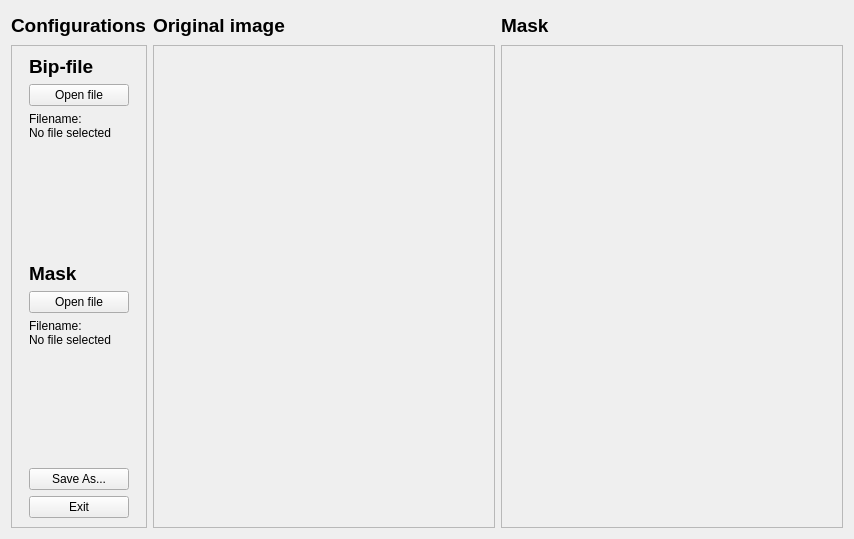
<?xml version="1.0" encoding="UTF-8"?>
<ui version="4.0">
 <class>TargetDetectionDialogBase</class>
 <widget class="QDialog" name="TargetDetectionDialogBase">
  <property name="enabled">
   <bool>true</bool>
  </property>
  <property name="geometry">
   <rect>
    <x>0</x>
    <y>0</y>
    <width>854</width>
    <height>539</height>
   </rect>
  </property>
  <property name="font">
   <font>
    <family>.AppleSystemUIFont</family>
   </font>
  </property>
  <property name="windowTitle">
   <string>Target Detection</string>
  </property>
  <layout class="QGridLayout" name="gridLayout">
   <item row="0" column="0">
    <widget class="QLabel" name="lblConfigurations">
     <property name="maximumSize">
      <size>
       <width>16777215</width>
       <height>98</height>
      </size>
     </property>
     <property name="font">
      <font>
       <family>Arial</family>
       <pointsize>14</pointsize>
       <bold>true</bold>
      </font>
     </property>
     <property name="text">
      <string>Configurations</string>
     </property>
    </widget>
   </item>
   <item row="0" column="1">
    <widget class="QLabel" name="lbl_original_image_2">
     <property name="maximumSize">
      <size>
       <width>16777215</width>
       <height>98</height>
      </size>
     </property>
     <property name="font">
      <font>
       <family>Arial</family>
       <pointsize>14</pointsize>
       <bold>true</bold>
      </font>
     </property>
     <property name="text">
      <string>Original image</string>
     </property>
    </widget>
   </item>
   <item row="0" column="2">
    <widget class="QLabel" name="lbl_result">
     <property name="maximumSize">
      <size>
       <width>16777215</width>
       <height>98</height>
      </size>
     </property>
     <property name="font">
      <font>
       <family>Arial</family>
       <pointsize>14</pointsize>
       <bold>true</bold>
      </font>
     </property>
     <property name="text">
      <string>Mask</string>
     </property>
    </widget>
   </item>
   <item row="1" column="0">
    <widget class="QFrame" name="frame">
     <property name="minimumSize">
      <size>
       <width>120</width>
       <height>483</height>
      </size>
     </property>
     <property name="maximumSize">
      <size>
       <width>200</width>
       <height>483</height>
      </size>
     </property>
     <property name="frameShape">
      <enum>QFrame::StyledPanel</enum>
     </property>
     <property name="frameShadow">
      <enum>QFrame::Raised</enum>
     </property>
     <layout class="QGridLayout" name="gridLayout_2">
      <item row="0" column="0">
       <widget class="QLabel" name="lblConfigurations_2">
        <property name="font">
         <font>
          <family>Arial</family>
          <pointsize>14</pointsize>
          <bold>true</bold>
         </font>
        </property>
        <property name="text">
         <string>Bip-file</string>
        </property>
       </widget>
      </item>
      <item row="1" column="0">
       <widget class="QPushButton" name="pb_open_img">
        <property name="minimumSize">
         <size>
          <width>100</width>
          <height>0</height>
         </size>
        </property>
        <property name="maximumSize">
         <size>
          <width>100</width>
          <height>16777215</height>
         </size>
        </property>
        <property name="text">
         <string>Open file</string>
        </property>
        <property name="autoDefault">
         <bool>false</bool>
        </property>
       </widget>
      </item>
      <item row="2" column="0">
       <widget class="QLabel" name="lbl_path_to_img">
        <property name="maximumSize">
         <size>
          <width>16777215</width>
          <height>16777215</height>
         </size>
        </property>
        <property name="text">
         <string>Filename:
No file selected</string>
        </property>
        <property name="scaledContents">
         <bool>false</bool>
        </property>
        <property name="wordWrap">
         <bool>true</bool>
        </property>
       </widget>
      </item>
      <item row="3" column="0">
       <spacer name="verticalSpacer_2">
        <property name="orientation">
         <enum>Qt::Vertical</enum>
        </property>
        <property name="sizeHint" stdset="0">
         <size>
          <width>20</width>
          <height>83</height>
         </size>
        </property>
       </spacer>
      </item>
      <item row="4" column="0">
       <widget class="QLabel" name="lblConfigurations_3">
        <property name="font">
         <font>
          <family>Arial</family>
          <pointsize>14</pointsize>
          <bold>true</bold>
         </font>
        </property>
        <property name="text">
         <string>Mask</string>
        </property>
       </widget>
      </item>
      <item row="5" column="0">
       <widget class="QPushButton" name="pb_open_mask">
        <property name="minimumSize">
         <size>
          <width>100</width>
          <height>0</height>
         </size>
        </property>
        <property name="maximumSize">
         <size>
          <width>100</width>
          <height>16777215</height>
         </size>
        </property>
        <property name="text">
         <string>Open file</string>
        </property>
        <property name="autoDefault">
         <bool>false</bool>
        </property>
       </widget>
      </item>
      <item row="6" column="0">
       <widget class="QLabel" name="lbl_path_to_mask">
        <property name="text">
         <string>Filename:
No file selected</string>
        </property>
        <property name="wordWrap">
         <bool>true</bool>
        </property>
       </widget>
      </item>
      <item row="7" column="0">
       <spacer name="verticalSpacer">
        <property name="orientation">
         <enum>Qt::Vertical</enum>
        </property>
        <property name="sizeHint" stdset="0">
         <size>
          <width>20</width>
          <height>82</height>
         </size>
        </property>
       </spacer>
      </item>
      <item row="8" column="0">
       <widget class="QPushButton" name="pb_save_as">
        <property name="minimumSize">
         <size>
          <width>100</width>
          <height>0</height>
         </size>
        </property>
        <property name="maximumSize">
         <size>
          <width>100</width>
          <height>16777215</height>
         </size>
        </property>
        <property name="text">
         <string>Save As...</string>
        </property>
        <property name="autoDefault">
         <bool>false</bool>
        </property>
       </widget>
      </item>
      <item row="9" column="0">
       <widget class="QPushButton" name="pb_exit">
        <property name="minimumSize">
         <size>
          <width>100</width>
          <height>0</height>
         </size>
        </property>
        <property name="maximumSize">
         <size>
          <width>100</width>
          <height>16777215</height>
         </size>
        </property>
        <property name="text">
         <string>Exit</string>
        </property>
        <property name="autoDefault">
         <bool>false</bool>
        </property>
       </widget>
      </item>
     </layout>
    </widget>
   </item>
   <item row="1" column="1">
    <widget class="QFrame" name="frame_2">
     <property name="sizePolicy">
      <sizepolicy hsizetype="Preferred" vsizetype="Preferred">
       <horstretch>0</horstretch>
       <verstretch>0</verstretch>
      </sizepolicy>
     </property>
     <property name="minimumSize">
      <size>
       <width>342</width>
       <height>483</height>
      </size>
     </property>
     <property name="maximumSize">
      <size>
       <width>342</width>
       <height>483</height>
      </size>
     </property>
     <property name="frameShape">
      <enum>QFrame::StyledPanel</enum>
     </property>
     <property name="frameShadow">
      <enum>QFrame::Raised</enum>
     </property>
     <widget class="QLabel" name="lblImage">
      <property name="geometry">
       <rect>
        <x>13</x>
        <y>13</y>
        <width>16</width>
        <height>16</height>
       </rect>
      </property>
      <property name="sizePolicy">
       <sizepolicy hsizetype="Preferred" vsizetype="Preferred">
        <horstretch>0</horstretch>
        <verstretch>0</verstretch>
       </sizepolicy>
      </property>
      <property name="maximumSize">
       <size>
        <width>10000</width>
        <height>10000</height>
       </size>
      </property>
      <property name="text">
       <string/>
      </property>
      <property name="scaledContents">
       <bool>true</bool>
      </property>
     </widget>
     <widget class="QLabel" name="lbl_original_image">
      <property name="geometry">
       <rect>
        <x>10</x>
        <y>10</y>
        <width>321</width>
        <height>461</height>
       </rect>
      </property>
      <property name="text">
       <string/>
      </property>
      <property name="scaledContents">
       <bool>true</bool>
      </property>
     </widget>
    </widget>
   </item>
   <item row="1" column="2">
    <widget class="QFrame" name="frame_3">
     <property name="sizePolicy">
      <sizepolicy hsizetype="Preferred" vsizetype="Preferred">
       <horstretch>0</horstretch>
       <verstretch>0</verstretch>
      </sizepolicy>
     </property>
     <property name="minimumSize">
      <size>
       <width>342</width>
       <height>483</height>
      </size>
     </property>
     <property name="maximumSize">
      <size>
       <width>342</width>
       <height>483</height>
      </size>
     </property>
     <property name="frameShape">
      <enum>QFrame::StyledPanel</enum>
     </property>
     <property name="frameShadow">
      <enum>QFrame::Raised</enum>
     </property>
     <widget class="QLabel" name="lbl_result_image">
      <property name="geometry">
       <rect>
        <x>10</x>
        <y>10</y>
        <width>321</width>
        <height>461</height>
       </rect>
      </property>
      <property name="text">
       <string/>
      </property>
      <property name="scaledContents">
       <bool>true</bool>
      </property>
      <property name="alignment">
       <set>Qt::AlignBottom|Qt::AlignLeading|Qt::AlignLeft</set>
      </property>
      <property name="wordWrap">
       <bool>true</bool>
      </property>
     </widget>
    </widget>
   </item>
  </layout>
 </widget>
 <tabstops>
  <tabstop>pb_open_img</tabstop>
 </tabstops>
 <resources/>
 <connections/>
 <slots>
  <signal>thresholdSlider()</signal>
  <slot>openFileButton_clicked()</slot>
  <slot>set_threshold()</slot>
 </slots>
</ui>
